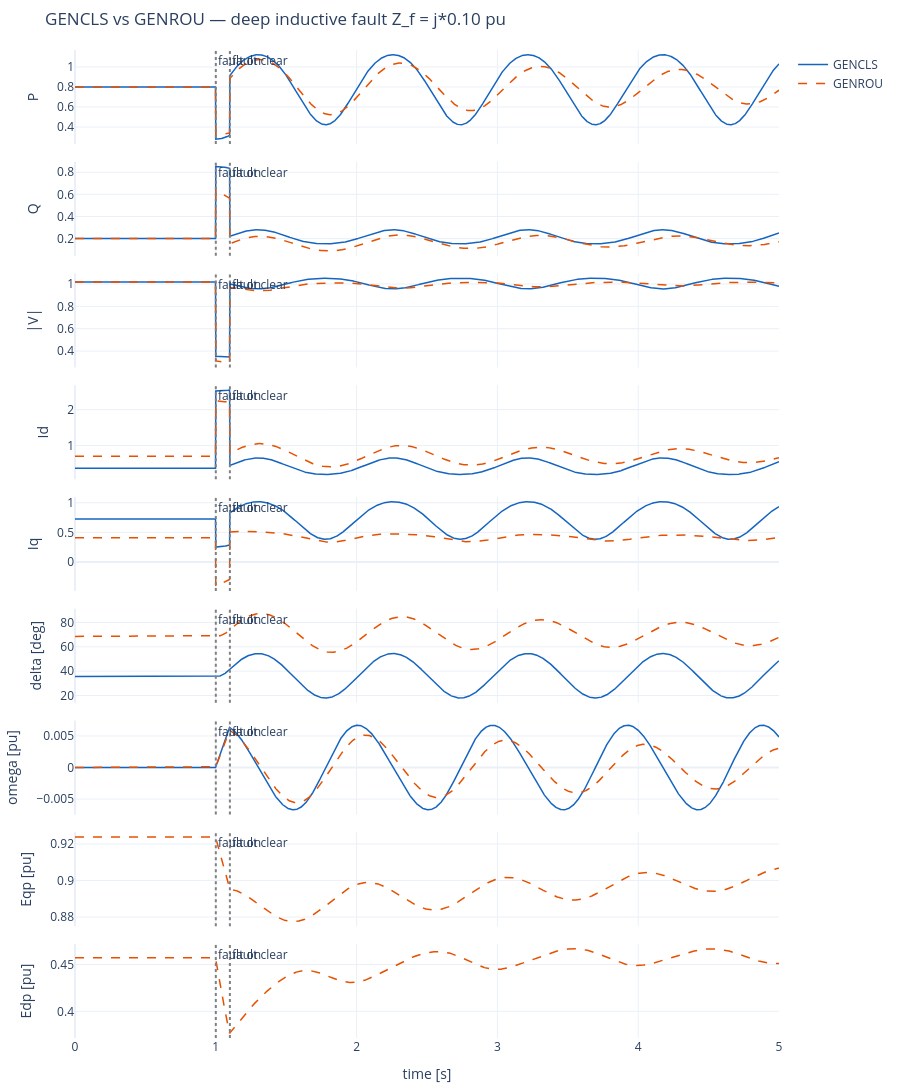

Notebook source saved alongside this figure:
### Markdown cell above
## 6. Deep inductive fault — GENROU vs GENCLS, side by side

Apply the same fault as Phase 1 ($Z_f = j\,0.10$ pu, 100 ms cleared)
to both models at the same operating point.  Plot the canonical 5
plus the two new GENROU rotor-flux states.

**Expected differences:**

- Pre-fault and steady state: identical (both models initialise to
  the same operating point).
- During the fault: most traces match closely; the new $E'_q$ and
  $E'_d$ traces show GENROU's rotor flux dynamics — flat in GENCLS
  (constant flux assumption), changing in GENROU (transient
  time scale).
- Post-fault: minor differences as the rotor angle and flux
  oscillations interact.

### Code cell
# Run GENCLS.
g_cls = GENCLS(H=4.0, D=0.0, Xdp=0.30, f0=50.0)
n_cls = Network(R=R_line, X=X_line, V_slack_mag=abs(V_inf))
fault_cls = three_phase_fault_schedule(t_start=1.0, t_clear=1.10, Z_fault=0+0.10j)
res_cls = run_smib_gencls(g_cls, n_cls, t_end=5.0, h=2e-3,
                          scenarios=[fault_cls], init_V=V1, init_S=S)

# Run GENROU.
g_rou = GENROU()
n_rou = Network(R=R_line, X=X_line, V_slack_mag=abs(V_inf))
fault_rou = three_phase_fault_schedule(t_start=1.0, t_clear=1.10, Z_fault=0+0.10j)
res_rou = run_smib_genrou(g_rou, n_rou, t_end=5.0, h=2e-3,
                          scenarios=[fault_rou], init_V=V1, init_S=S)

# Build overlay plot — canonical 5 + new states.
from plotly.subplots import make_subplots
labels = ['P', 'Q', '|V|', 'Id', 'Iq']
extras = [('delta [deg]', lambda r: np.degrees(r.traces['delta'])),
          ('omega [pu]', lambda r: r.traces['omega'])]
genrou_only = [('Eqp [pu]', lambda r: r.traces['Eqp']),
               ('Edp [pu]', lambda r: r.traces['Edp'])]

n_rows = len(labels) + len(extras) + len(genrou_only)
fig = make_subplots(rows=n_rows, cols=1, shared_xaxes=True, vertical_spacing=0.018)
row = 1
for lbl in labels:
    fig.add_trace(go.Scatter(x=res_cls.t, y=res_cls.traces[lbl],
                             name='GENCLS', line=dict(color='#1565C0', width=1.5),
                             showlegend=(row==1)), row=row, col=1)
    fig.add_trace(go.Scatter(x=res_rou.t, y=res_rou.traces[lbl],
                             name='GENROU', line=dict(color='#E65100', width=1.5, dash='dash'),
                             showlegend=(row==1)), row=row, col=1)
    fig.update_yaxes(title_text=lbl, row=row, col=1)
    row += 1

for lbl, getter in extras:
    fig.add_trace(go.Scatter(x=res_cls.t, y=getter(res_cls),
                             name='GENCLS', line=dict(color='#1565C0', width=1.5),
                             showlegend=False), row=row, col=1)
    fig.add_trace(go.Scatter(x=res_rou.t, y=getter(res_rou),
                             name='GENROU', line=dict(color='#E65100', width=1.5, dash='dash'),
                             showlegend=False), row=row, col=1)
    fig.update_yaxes(title_text=lbl, row=row, col=1)
    row += 1

for lbl, getter in genrou_only:
    fig.add_trace(go.Scatter(x=res_rou.t, y=getter(res_rou),
                             name='GENROU', line=dict(color='#E65100', width=1.5, dash='dash'),
                             showlegend=False), row=row, col=1)
    fig.update_yaxes(title_text=lbl, row=row, col=1)
    row += 1

fig.update_xaxes(title_text='time [s]', row=n_rows, col=1)
fig.update_layout(title='GENCLS vs GENROU — deep inductive fault Z_f = j*0.10 pu',
                  height=140 * n_rows, template='plotly_white',
                  margin=dict(l=60, r=20, t=50, b=40))
fig.add_vline(x=1.0, line_dash='dot', line_color='gray', annotation_text='fault on')
fig.add_vline(x=1.10, line_dash='dot', line_color='gray', annotation_text='fault clear')
fig.show()

# Print diagnostic comparison.
mid = res_rou.t.searchsorted(1.05)
print(f'\nMid-fault snapshot (t=1.05s):')
print(f'                GENCLS    GENROU    Δ')
print(f'  |V|         : {res_cls.traces["|V|"][mid]:+.4f}  {res_rou.traces["|V|"][mid]:+.4f}  {res_rou.traces["|V|"][mid]-res_cls.traces["|V|"][mid]:+.4f}')
print(f'  P           : {res_cls.traces["P"][mid]:+.4f}  {res_rou.traces["P"][mid]:+.4f}  {res_rou.traces["P"][mid]-res_cls.traces["P"][mid]:+.4f}')
print(f'  Q           : {res_cls.traces["Q"][mid]:+.4f}  {res_rou.traces["Q"][mid]:+.4f}  {res_rou.traces["Q"][mid]-res_cls.traces["Q"][mid]:+.4f}')
print(f'  delta [deg] : {math.degrees(res_cls.traces["delta"][mid]):+.2f}    {math.degrees(res_rou.traces["delta"][mid]):+.2f}    {math.degrees(res_rou.traces["delta"][mid]-res_cls.traces["delta"][mid]):+.2f}')
print(f'  Eqp (GENROU only) : pre={res_rou.traces["Eqp"][0]:.4f}, mid-fault={res_rou.traces["Eqp"][mid]:.4f}, drift={res_rou.traces["Eqp"][mid]-res_rou.traces["Eqp"][0]:+.4f}')

### Figure 1 — Plotly figure (JSON) as saved in the notebook; plotly's stock layout.template omitted (floating-point values rounded to 4 significant figures; data arrays with more than 128 entries replaced by an {"elided": "..."} marker saying what was removed)
{"data": [{"line": {"color": "#1565C0", "width": 1.5}, "name": "GENCLS", "showlegend": true, "type": "scatter", "x": {"elided": "2501 float values"}, "xaxis": "x", "y": {"elided": "2501 float values"}, "yaxis": "y"}, {"line": {"color": "#E65100", "dash": "dash", "width": 1.5}, "name": "GENROU", "showlegend": true, "type": "scatter", "x": {"elided": "2501 float values"}, "xaxis": "x", "y": {"elided": "2501 float values"}, "yaxis": "y"}, {"line": {"color": "#1565C0", "width": 1.5}, "name": "GENCLS", "showlegend": false, "type": "scatter", "x": {"elided": "2501 float values"}, "xaxis": "x2", "y": {"elided": "2501 float values"}, "yaxis": "y2"}, {"line": {"color": "#E65100", "dash": "dash", "width": 1.5}, "name": "GENROU", "showlegend": false, "type": "scatter", "x": {"elided": "2501 float values"}, "xaxis": "x2", "y": {"elided": "2501 float values"}, "yaxis": "y2"}, {"line": {"color": "#1565C0", "width": 1.5}, "name": "GENCLS", "showlegend": false, "type": "scatter", "x": {"elided": "2501 float values"}, "xaxis": "x3", "y": {"elided": "2501 float values"}, "yaxis": "y3"}, {"line": {"color": "#E65100", "dash": "dash", "width": 1.5}, "name": "GENROU", "showlegend": false, "type": "scatter", "x": {"elided": "2501 float values"}, "xaxis": "x3", "y": {"elided": "2501 float values"}, "yaxis": "y3"}, {"line": {"color": "#1565C0", "width": 1.5}, "name": "GENCLS", "showlegend": false, "type": "scatter", "x": {"elided": "2501 float values"}, "xaxis": "x4", "y": {"elided": "2501 float values"}, "yaxis": "y4"}, {"line": {"color": "#E65100", "dash": "dash", "width": 1.5}, "name": "GENROU", "showlegend": false, "type": "scatter", "x": {"elided": "2501 float values"}, "xaxis": "x4", "y": {"elided": "2501 float values"}, "yaxis": "y4"}, {"line": {"color": "#1565C0", "width": 1.5}, "name": "GENCLS", "showlegend": false, "type": "scatter", "x": {"elided": "2501 float values"}, "xaxis": "x5", "y": {"elided": "2501 float values"}, "yaxis": "y5"}, {"line": {"color": "#E65100", "dash": "dash", "width": 1.5}, "name": "GENROU", "showlegend": false, "type": "scatter", "x": {"elided": "2501 float values"}, "xaxis": "x5", "y": {"elided": "2501 float values"}, "yaxis": "y5"}, {"line": {"color": "#1565C0", "width": 1.5}, "name": "GENCLS", "showlegend": false, "type": "scatter", "x": {"elided": "2501 float values"}, "xaxis": "x6", "y": {"elided": "2501 float values"}, "yaxis": "y6"}, {"line": {"color": "#E65100", "dash": "dash", "width": 1.5}, "name": "GENROU", "showlegend": false, "type": "scatter", "x": {"elided": "2501 float values"}, "xaxis": "x6", "y": {"elided": "2501 float values"}, "yaxis": "y6"}, {"line": {"color": "#1565C0", "width": 1.5}, "name": "GENCLS", "showlegend": false, "type": "scatter", "x": {"elided": "2501 float values"}, "xaxis": "x7", "y": {"elided": "2501 float values"}, "yaxis": "y7"}, {"line": {"color": "#E65100", "dash": "dash", "width": 1.5}, "name": "GENROU", "showlegend": false, "type": "scatter", "x": {"elided": "2501 float values"}, "xaxis": "x7", "y": {"elided": "2501 float values"}, "yaxis": "y7"}, {"line": {"color": "#E65100", "dash": "dash", "width": 1.5}, "name": "GENROU", "showlegend": false, "type": "scatter", "x": {"elided": "2501 float values"}, "xaxis": "x8", "y": {"elided": "2501 float values"}, "yaxis": "y8"}, {"line": {"color": "#E65100", "dash": "dash", "width": 1.5}, "name": "GENROU", "showlegend": false, "type": "scatter", "x": {"elided": "2501 float values"}, "xaxis": "x9", "y": {"elided": "2501 float values"}, "yaxis": "y9"}], "layout": {"annotations": [{"showarrow": false, "text": "fault on", "x": 1.0, "xanchor": "left", "xref": "x", "y": 1, "yanchor": "top", "yref": "y domain"}, {"showarrow": false, "text": "fault on", "x": 1.0, "xanchor": "left", "xref": "x2", "y": 1, "yanchor": "top", "yref": "y2 domain"}, {"showarrow": false, "text": "fault on", "x": 1.0, "xanchor": "left", "xref": "x3", "y": 1, "yanchor": "top", "yref": "y3 domain"}, {"showarrow": false, "text": "fault on", "x": 1.0, "xanchor": "left", "xref": "x4", "y": 1, "yanchor": "top", "yref": "y4 domain"}, {"showarrow": false, "text": "fault on", "x": 1.0, "xanchor": "left", "xref": "x5", "y": 1, "yanchor": "top", "yref": "y5 domain"}, {"showarrow": false, "text": "fault on", "x": 1.0, "xanchor": "left", "xref": "x6", "y": 1, "yanchor": "top", "yref": "y6 domain"}, {"showarrow": false, "text": "fault on", "x": 1.0, "xanchor": "left", "xref": "x7", "y": 1, "yanchor": "top", "yref": "y7 domain"}, {"showarrow": false, "text": "fault on", "x": 1.0, "xanchor": "left", "xref": "x8", "y": 1, "yanchor": "top", "yref": "y8 domain"}, {"showarrow": false, "text": "fault on", "x": 1.0, "xanchor": "left", "xref": "x9", "y": 1, "yanchor": "top", "yref": "y9 domain"}, {"showarrow": false, "text": "fault clear", "x": 1.1, "xanchor": "left", "xref": "x", "y": 1, "yanchor": "top", "yref": "y domain"}, {"showarrow": false, "text": "fault clear", "x": 1.1, "xanchor": "left", "xref": "x2", "y": 1, "yanchor": "top", "yref": "y2 domain"}, {"showarrow": false, "text": "fault clear", "x": 1.1, "xanchor": "left", "xref": "x3", "y": 1, "yanchor": "top", "yref": "y3 domain"}, {"showarrow": false, "text": "fault clear", "x": 1.1, "xanchor": "left", "xref": "x4", "y": 1, "yanchor": "top", "yref": "y4 domain"}, {"showarrow": false, "text": "fault clear", "x": 1.1, "xanchor": "left", "xref": "x5", "y": 1, "yanchor": "top", "yref": "y5 domain"}, {"showarrow": false, "text": "fault clear", "x": 1.1, "xanchor": "left", "xref": "x6", "y": 1, "yanchor": "top", "yref": "y6 domain"}, {"showarrow": false, "text": "fault clear", "x": 1.1, "xanchor": "left", "xref": "x7", "y": 1, "yanchor": "top", "yref": "y7 domain"}, {"showarrow": false, "text": "fault clear", "x": 1.1, "xanchor": "left", "xref": "x8", "y": 1, "yanchor": "top", "yref": "y8 domain"}, {"showarrow": false, "text": "fault clear", "x": 1.1, "xanchor": "left", "xref": "x9", "y": 1, "yanchor": "top", "yref": "y9 domain"}], "height": 1260, "margin": {"b": 40, "l": 60, "r": 20, "t": 50}, "shapes": [{"line": {"color": "gray", "dash": "dot"}, "type": "line", "x0": 1.0, "x1": 1.0, "xref": "x", "y0": 0, "y1": 1, "yref": "y domain"}, {"line": {"color": "gray", "dash": "dot"}, "type": "line", "x0": 1.0, "x1": 1.0, "xref": "x2", "y0": 0, "y1": 1, "yref": "y2 domain"}, {"line": {"color": "gray", "dash": "dot"}, "type": "line", "x0": 1.0, "x1": 1.0, "xref": "x3", "y0": 0, "y1": 1, "yref": "y3 domain"}, {"line": {"color": "gray", "dash": "dot"}, "type": "line", "x0": 1.0, "x1": 1.0, "xref": "x4", "y0": 0, "y1": 1, "yref": "y4 domain"}, {"line": {"color": "gray", "dash": "dot"}, "type": "line", "x0": 1.0, "x1": 1.0, "xref": "x5", "y0": 0, "y1": 1, "yref": "y5 domain"}, {"line": {"color": "gray", "dash": "dot"}, "type": "line", "x0": 1.0, "x1": 1.0, "xref": "x6", "y0": 0, "y1": 1, "yref": "y6 domain"}, {"line": {"color": "gray", "dash": "dot"}, "type": "line", "x0": 1.0, "x1": 1.0, "xref": "x7", "y0": 0, "y1": 1, "yref": "y7 domain"}, {"line": {"color": "gray", "dash": "dot"}, "type": "line", "x0": 1.0, "x1": 1.0, "xref": "x8", "y0": 0, "y1": 1, "yref": "y8 domain"}, {"line": {"color": "gray", "dash": "dot"}, "type": "line", "x0": 1.0, "x1": 1.0, "xref": "x9", "y0": 0, "y1": 1, "yref": "y9 domain"}, {"line": {"color": "gray", "dash": "dot"}, "type": "line", "x0": 1.1, "x1": 1.1, "xref": "x", "y0": 0, "y1": 1, "yref": "y domain"}, {"line": {"color": "gray", "dash": "dot"}, "type": "line", "x0": 1.1, "x1": 1.1, "xref": "x2", "y0": 0, "y1": 1, "yref": "y2 domain"}, {"line": {"color": "gray", "dash": "dot"}, "type": "line", "x0": 1.1, "x1": 1.1, "xref": "x3", "y0": 0, "y1": 1, "yref": "y3 domain"}, {"line": {"color": "gray", "dash": "dot"}, "type": "line", "x0": 1.1, "x1": 1.1, "xref": "x4", "y0": 0, "y1": 1, "yref": "y4 domain"}, {"line": {"color": "gray", "dash": "dot"}, "type": "line", "x0": 1.1, "x1": 1.1, "xref": "x5", "y0": 0, "y1": 1, "yref": "y5 domain"}, {"line": {"color": "gray", "dash": "dot"}, "type": "line", "x0": 1.1, "x1": 1.1, "xref": "x6", "y0": 0, "y1": 1, "yref": "y6 domain"}, {"line": {"color": "gray", "dash": "dot"}, "type": "line", "x0": 1.1, "x1": 1.1, "xref": "x7", "y0": 0, "y1": 1, "yref": "y7 domain"}, {"line": {"color": "gray", "dash": "dot"}, "type": "line", "x0": 1.1, "x1": 1.1, "xref": "x8", "y0": 0, "y1": 1, "yref": "y8 domain"}, {"line": {"color": "gray", "dash": "dot"}, "type": "line", "x0": 1.1, "x1": 1.1, "xref": "x9", "y0": 0, "y1": 1, "yref": "y9 domain"}], "title": {"text": "GENCLS vs GENROU — deep inductive fault Z_f = j*0.10 pu"}, "xaxis": {"anchor": "y", "domain": [0.0, 1.0], "matches": "x9", "showticklabels": false}, "xaxis2": {"anchor": "y2", "domain": [0.0, 1.0], "matches": "x9", "showticklabels": false}, "xaxis3": {"anchor": "y3", "domain": [0.0, 1.0], "matches": "x9", "showticklabels": false}, "xaxis4": {"anchor": "y4", "domain": [0.0, 1.0], "matches": "x9", "showticklabels": false}, "xaxis5": {"anchor": "y5", "domain": [0.0, 1.0], "matches": "x9", "showticklabels": false}, "xaxis6": {"anchor": "y6", "domain": [0.0, 1.0], "matches": "x9", "showticklabels": false}, "xaxis7": {"anchor": "y7", "domain": [0.0, 1.0], "matches": "x9", "showticklabels": false}, "xaxis8": {"anchor": "y8", "domain": [0.0, 1.0], "matches": "x9", "showticklabels": false}, "xaxis9": {"anchor": "y9", "domain": [0.0, 1.0], "title": {"text": "time [s]"}}, "yaxis": {"anchor": "x", "domain": [0.9049, 1.0], "title": {"text": "P"}}, "yaxis2": {"anchor": "x2", "domain": [0.7918, 0.8869], "title": {"text": "Q"}}, "yaxis3": {"anchor": "x3", "domain": [0.6787, 0.7738], "title": {"text": "|V|"}}, "yaxis4": {"anchor": "x4", "domain": [0.5656, 0.6607], "title": {"text": "Id"}}, "yaxis5": {"anchor": "x5", "domain": [0.4524, 0.5476], "title": {"text": "Iq"}}, "yaxis6": {"anchor": "x6", "domain": [0.3393, 0.4344], "title": {"text": "delta [deg]"}}, "yaxis7": {"anchor": "x7", "domain": [0.2262, 0.3213], "title": {"text": "omega [pu]"}}, "yaxis8": {"anchor": "x8", "domain": [0.1131, 0.2082], "title": {"text": "Eqp [pu]"}}, "yaxis9": {"anchor": "x9", "domain": [0.0, 0.09511], "title": {"text": "Edp [pu]"}}}}
